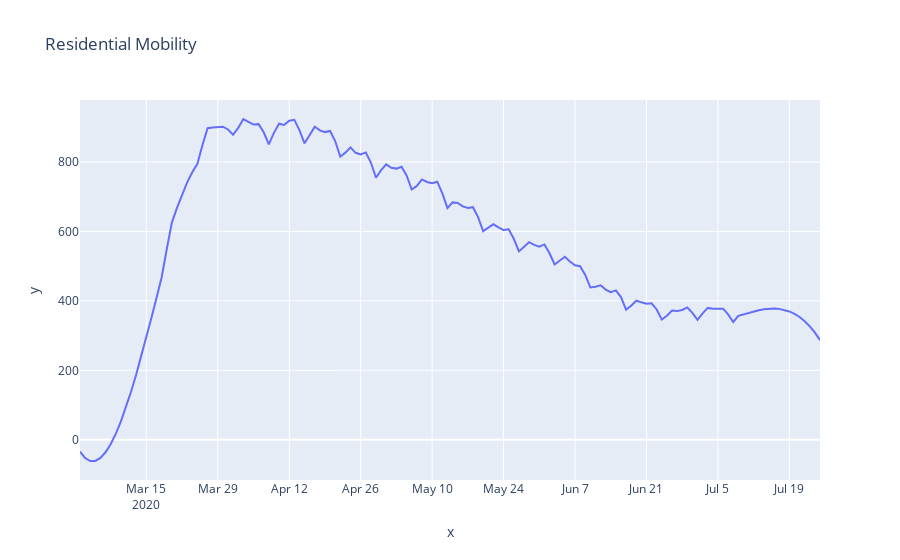

Here is the notebook cell this chart was saved with:
### Code cell
df_no_na = df[df['residential'].notna()]
df_no_na = df_no_na.groupby('date')['residential'].sum().to_frame().reset_index()

fig = px.line(x=df_no_na['date'],
              y=savgol_filter(df_no_na['residential'],33,3),
              title='Residential Mobility')
fig.show()

### Figure 1 — Plotly figure (JSON) as saved in the notebook; plotly's stock layout.template omitted (floating-point values rounded to 4 significant figures; data arrays with more than 128 entries replaced by an {"elided": "..."} marker saying what was removed)
{"data": [{"hoverlabel": {"namelength": 0}, "hovertemplate": "x=%{x}<br>y=%{y}", "legendgroup": "", "line": {"color": "#636efa", "dash": "solid"}, "mode": "lines", "name": "", "showlegend": false, "type": "scatter", "x": {"elided": "146 str values"}, "xaxis": "x", "y": {"elided": "146 float values"}, "yaxis": "y"}], "layout": {"legend": {"tracegroupgap": 0}, "title": {"text": "Residential Mobility"}, "xaxis": {"anchor": "y", "domain": [0, 1], "title": {"text": "x"}}, "yaxis": {"anchor": "x", "domain": [0, 1], "title": {"text": "y"}}}}
